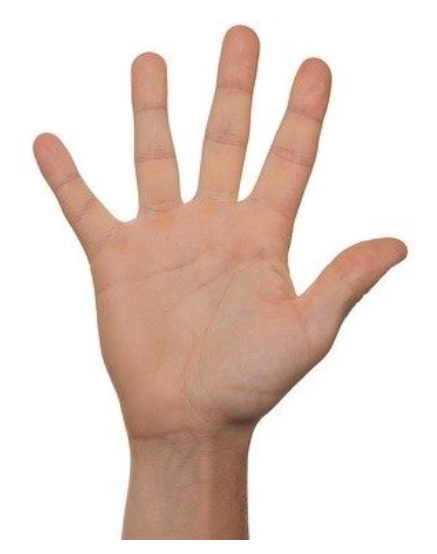
#> input picture data/palm.PNG, 437 x 554 px, found by its file name
$ python helpers.py
#> lines starting #> are read from the running program, lines starting #| are printed output that depends on the picture; after the words box and inside, x2 and y2 are one past the last pixel; in counts of white or black regions, pixels touching at a corner belong together
import cv2
import time


def sliding_window(image, stride, windowSize):
    for y in range(0, image.shape[0], stride):
        for x in range(0, image.shape[1], stride):
            yield (x,y, image[ y:y + windowSize[1], x:x + windowSize[0] ])


if __name__ == "__main__" :

    folder_path = "C:\\Users\\z0042t1w\\pavan_ws\\gesture_recognition\\data\\"

    image = cv2.imread(folder_path + "palm.PNG")
#> image is the input picture: shape (554, 437, 3); mean B, G, R 206.4, 214.8, 231.3
    winW = 128
    winH = 128

    for (x,y,window) in sliding_window(image, stride=128, windowSize=(winW,winH)):
        if window.shape[0] != winH or window.shape[1]!=winW:
            continue
        cv2.rectangle(image, (x,y), (x+ winW, y+winH), (0,255,0), 2)
        cv2.imshow("image", image)
        cv2.waitKey(100)
        time.sleep(0.0025)
#> this loop made 20 passes
#> (x, y) on passes 1 to 12: (0, 0), (128, 0), (256, 0), (384, 0), (0, 128), (128, 128), (256, 128), (384, 128), (0, 256), (128, 256), (256, 256), (384, 256)
#> pass 1, `cv2.imshow("image", image)`:
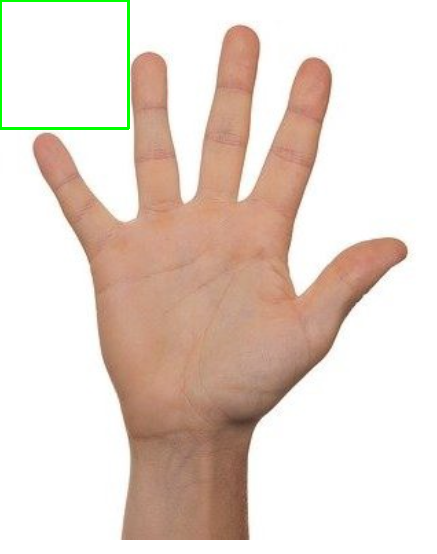
#> window 'image': shape (554, 437, 3); mean B, G, R 205.1, 214.8, 230
#> pass 2, `cv2.imshow("image", image)`:
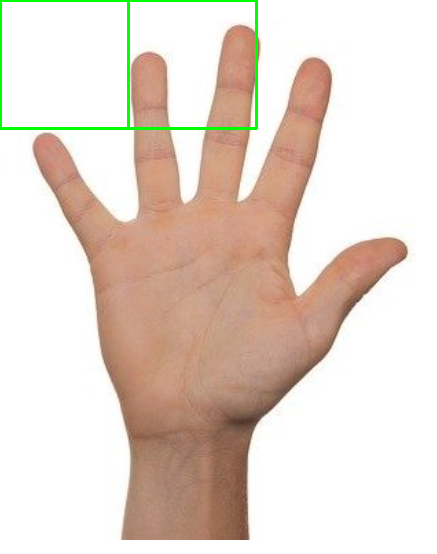
#> window 'image': shape (554, 437, 3); mean B, G, R 204.2, 215, 229
#> after the loop:
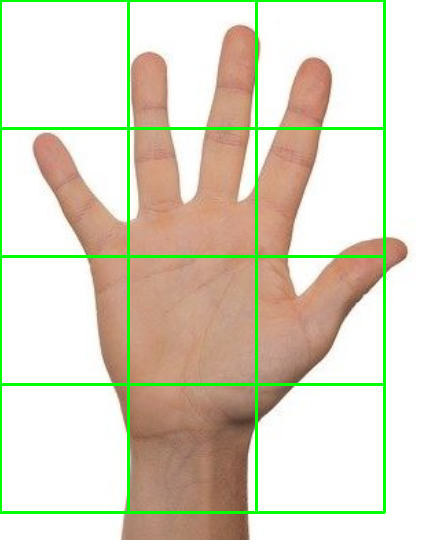
#> image: shape (554, 437, 3); 4.5% of pixels changed, all inside (x1, y1, x2, y2) = (0, 0, 386, 514)
